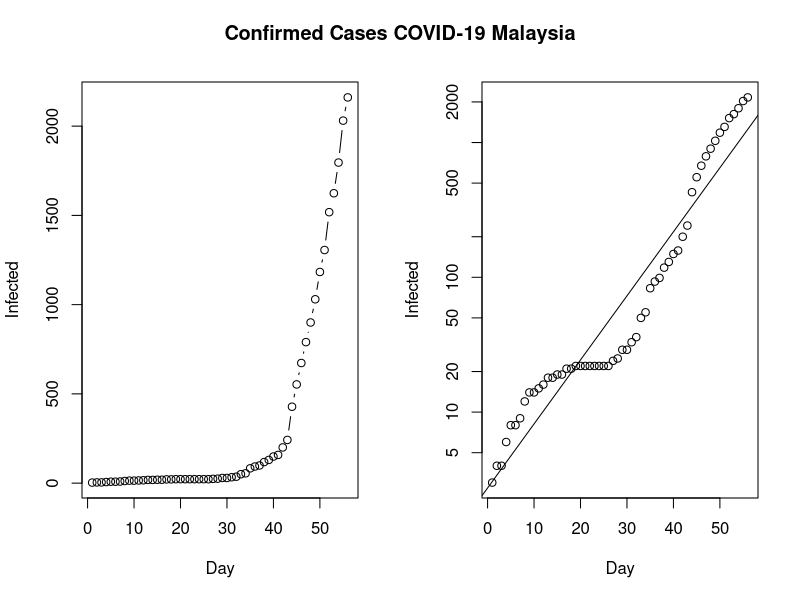

This figure's R source:
## ---- chunk 1
Infected <- c(3, 4, 4, 6, 8, 8, 9, 12, 14, 14, 15, 16, 18, 18, 19, 
              19, 21, 21, 22, 22, 22, 22, 22, 22, 22, 22, 24, 25, 
              29, 29, 33, 36, 50, 55, 83, 93, 99, 118, 130, 149, 
              158, 200, 242, 428, 553, 673, 790, 900, 1030, 1183, 1306, 
              1518, 1624, 1796, 2031, 2161)
Day <- 1:(length(Infected))
N <- 32250240 # Malaysian population

old <- par(mfrow = c(1, 2))
plot(Day, Infected, type ="b")
plot(Day, Infected, log = "y")
abline(lm(log10(Infected) ~ Day))
title("Confirmed Cases COVID-19 Malaysia", outer = TRUE, line = -2)

